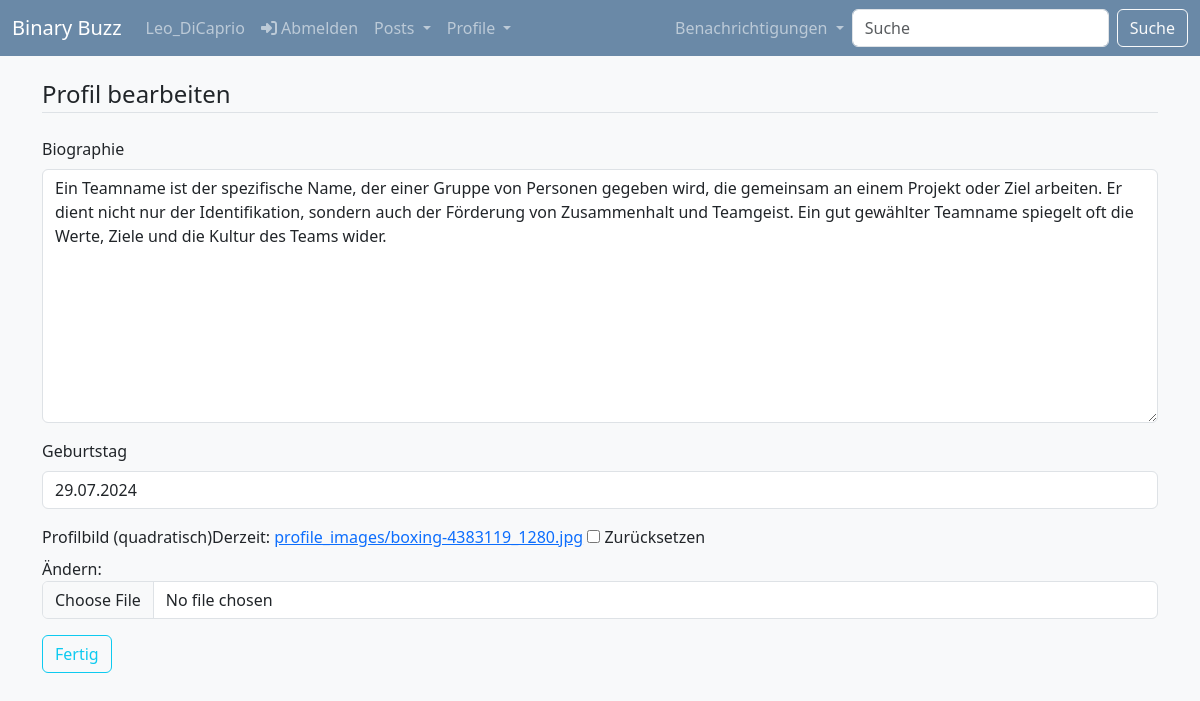
/blog/profile/2/update (signed in), run on the app's committed database.
### blog/models.py (models this page shows, shortened)
class Profile(models.Model):
    user = models.OneToOneField(User, on_delete=models.CASCADE)
    followers = models.ManyToManyField(User, related_name='profile_followers', blank=True)
    bio = models.TextField(blank=True)
    birth_date = models.DateField(null=True, blank=True, auto_now=False, auto_now_add=False)
    profile_image = models.ImageField(upload_to='profile_images', blank=True, null=True)
    def get_latest_notifications(self):
        return self.user.notifications.order_by('-id')[:4][::-1]

### blog/views.py (the view, shortened to what this page needs)
# urls.py: path("profile/<int:pk>/update", views.ProfileUpdateView.as_view(), name="profile_update"),
class ProfileUpdateView(LoginRequiredMixin, UpdateView):
    model = Profile
    fields = ["bio", "birth_date", "profile_image"]
    template_name = "blog/user/profile_edit.html"
    def get_form(self, form_class=None) -> BaseModelForm:
        form = super().get_form(form_class)
        form.fields["bio"].label = "Biographie"
        form.fields["birth_date"].label = "Geburtstag"
        form.fields["profile_image"].label = "Profilbild (quadratisch)"
        return form

### blog/templates/blog/user/profile_edit.html (shortened to what this page needs)
{% extends "blog/base.html" %}
{% load django_bootstrap5 %}
{% block content %}
    <div class="content-section">
        <form method="post" enctype="multipart/form-data">
            <fieldset class="form-group">
                <legend class="border-bottom mb-4">Profil bearbeiten</legend>
                {% bootstrap_form form %}
            </fieldset>
            <div class="form-group">
                <button class="btn btn-outline-info" type="submit">Fertig</button>
            </div>
        </form>
    </div>
{% endblock content %}

### blog/templates/blog/header.html (shortened to what this page needs)
<header>
    <nav class="navbar navbar-expand-lg navbar-dark">
        <div class="container-fluid">
            <a class="navbar-brand" href="{% url 'index' %}">Binary Buzz</a>
            <div class="collapse navbar-collapse" id="navbarSupportedContent">
                <ul class="navbar-nav me-auto mb-2 mb-lg-0">
                    {% if user.is_authenticated %}
                        <li class="nav-item">
                            <a href="{% url 'profile_view' user.username %}" class="nav-link">{{ user.username }}</a>
                        </li>
                        <li class="nav-item">
                            <a href="{% url 'blog_logout' %}" class="nav-link">
                                <i class="fas fa-sign-in-alt"></i>
                                Abmelden
                            </a>
                        </li>
                        <li class="nav-item dropdown">
                            <a class="nav-link dropdown-toggle" href="#" id="navbarDropdownPosts" role="button" data-bs-toggle="dropdown" aria-expanded="false">
                                Posts
                            </a>
                        </li>
                        <li class="nav-item dropdown">
                            <a class="nav-link dropdown-toggle" href="#" id="navbarDropdownPosts" role="button" data-bs-toggle="dropdown" aria-expanded="false">
                                Profile
                            </a>
                        </li>
                    {% endif %}
                </ul>
                {% if user.is_authenticated %}
                    <ul class="navbar-nav mb-2 mb-lg-0">
                        <li class="nav-item dropdown">
                            <a class="nav-link dropdown-toggle" href="#" id="navbarDropdown" role="button" data-bs-toggle="dropdown" aria-expanded="false">
                                Benachrichtigungen
                            </a>
                        </li>
                    </ul>
                {% endif %}
                <form class="d-flex mb-0" action="{% url 'index' %}" method="get">
                    <input class="form-control me-2"
                           name="search_query"
                           type="search"
                           placeholder="Suche"
                           aria-label="Suche">
                    <button class="btn btn-outline-light" type="submit">Suche</button>
                </form>
            </div>
        </div>
    </nav>
</header>

### blog/templates/blog/base.html (style rules this page uses)
body { background-color: #f8f9fa; }

### blog/templates/blog/header.html (style rules this page uses)
.navbar { margin-bottom: 20px; background-color: #6a89a7; }

### data on the page
Profile: bio "Ein Teamname ist der spezifische Name, der einer Gruppe von Personen gegeben wird, die gemeinsam an einem Projekt oder Ziel arbeiten. Er dient nicht nur der Identifikation, sondern auch der Förderung von Zusammenhalt und Teamgeist. Ein gut gewählter Teamname spiegelt oft die Werte, Ziele und die Kultur des Teams wider.", birth_date "29.07.2024"

### other printed values
{{ user.username }} "Leo_DiCaprio"
